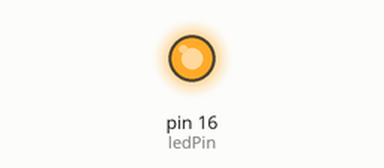
Recording of a sketch running on a simulated Arduino Uno, built with avr-gcc and run on an emulated ATmega328P. Shown: output pins drawn as LEDs (lit = HIGH).

Above: at 1.5 s.
At 3.5 s:
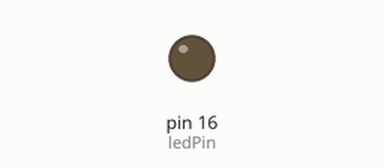
Timing chart, 0 to 7.0 s (numbered marks = the images above):
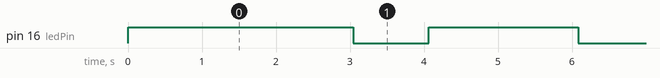

The sketch:

lab1_5.ino
```cpp
#define ledPin 16
#define LED_ON 1
#define LED_OFF 0
#define INIT 2

int T_on, T_off, T, state;

void setup(){
  T_on = 100;
  T_off = 200;
  T = 0;
  state = INIT;
  pinMode(ledPin, OUTPUT);
  Serial.begin(9600);
}

void loop(){
  switch(state){
    case LED_ON:
      if (T > T_on){
        state = LED_OFF; T = 0;
        digitalWrite(ledPin, HIGH);
      }
      else T++;
      break;
    case LED_OFF:
      if (T > T_off){
        state = LED_ON; T = 0;
        digitalWrite(ledPin, LOW);
      }
      else T++;
      break;
    default:
      T = 0;
      state = LED_ON;
      digitalWrite(ledPin, HIGH);
      break;
  }
  delay(10);
}
```

Measured:
- by itself, pin 16 (ledPin): repeats every 3.0 s: LOW 1.0 s, HIGH 2.0 s
